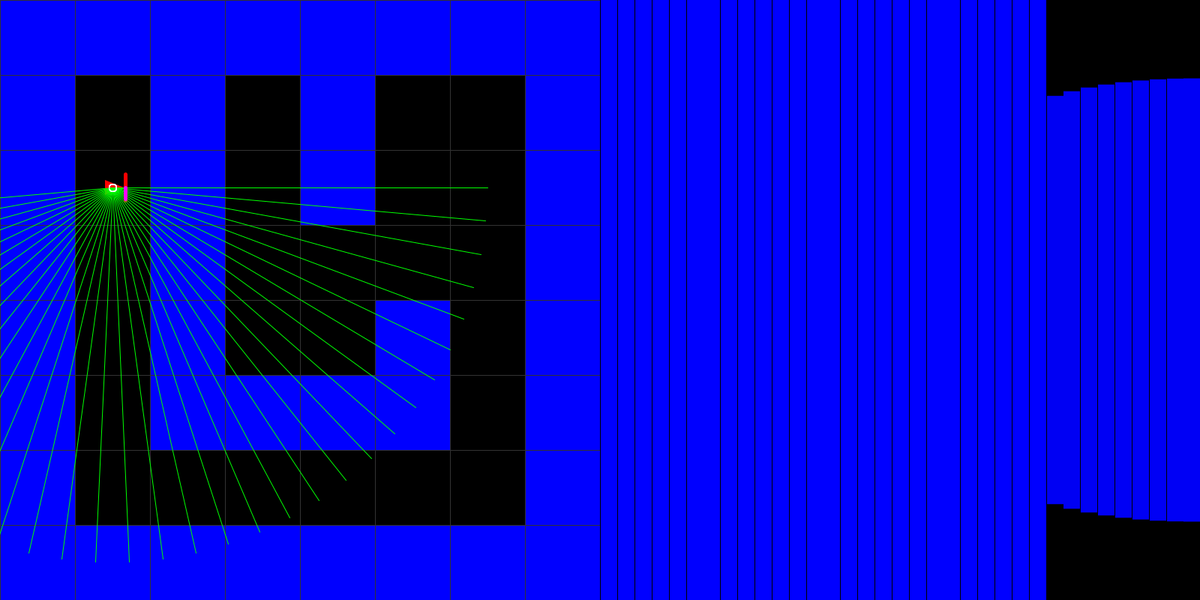
Frame 1 (no input)
Frame 60 (the mouse pressed at the canvas centre just before this capture): identical to frame 1, image omitted
Frame 120 (the mouse held since frame 60 and released just before this capture): identical to frame 1, image omitted

The Processing sketch that drew this single still picture (run headless with seeded random() and noise(); from frame 60 on, the mouse is pressed at the canvas centre):

// Processing sketch: raycastExperiment
// ── raycastExperiment.pde
Player p;
Ray rays[];

int[] map = { 1, 1, 1, 1, 1, 1, 1, 1,
              1, 0, 1, 0, 1, 0, 0, 1,
              1, 0, 1, 0, 1, 0, 0, 1,
              1, 0, 1, 0, 0, 0, 0, 1,
              1, 0, 1, 0, 0, 1, 0, 1,
              1, 0, 1, 1, 1, 1, 0, 1,
              1, 0, 0, 0, 0, 0, 0, 1,
              1, 1, 1, 1, 1, 1, 1, 1 };

void setup()
{
  size(1600, 800);
  frameRate(15);
  p = new Player(150, 250);
  rays = new Ray[35];
  for(int i = 0; i < rays.length; i++)
  {
    rays[i] = new Ray(p.pos.x, p.pos.y, (i*PI)/rays.length);
  }
}

void draw()
{
  push();
  stroke(50);
  for(int i = 0; i < 8; i++)
  {
    for(int j = 0; j < 8; j++)
    {
      fill(map[i*8 + j] == 1 ? color(0,0,255) : 0);
      rect(j*100, i*100, 100, 100);
    }
  }
  pop();
  
  p.display();
  for(Ray r : rays)
  {
    r.display();
    push();
    PVector hit = r.march(100,100);
    noFill();
    stroke(255);
    circle(hit.x, hit.y, 10);
    pop();
  }
  render();
}

void keyPressed()
{
  p.keyPressed();
  for(Ray r : rays)
  {
    r.origin.set(p.pos.x, p.pos.y);
  }
  for(int i = 0; i < rays.length; i++)
  {
    float angle = (p.angle + ((rays.length/2)*(PI/3))/rays.length) - (i*(PI/3)/rays.length);
    rays[i].dir.set(cos(angle), sin(angle));
  }
}

int determineTile(float x, float y)
{
  int tile = floor(x/100) + floor(y/100)*8;
  return tile;
}

PVector cameraPlane(float x1, float y1, float x2, float y2, float x3, float y3, float x4, float y4)
{
  float uA = ((x4-x3)*(y1-y3) - (y4-y3)*(x1-x3)) / ((y4-y3)*(x2-x1) - (x4-x3)*(y2-y1));
  float uB = ((x2-x1)*(y1-y3) - (y2-y1)*(x1-x3)) / ((y4-y3)*(x2-x1) - (x4-x3)*(y2-y1));
  if(uA >= 0 && uA <= 1 && uB >= 0 && uB <= 1)
  {
    float intersectionX = x1 + (uA * (x2-x1));
    float intersectionY = y1 + (uA * (y2-y1));
    return new PVector(intersectionX, intersectionY);
  }
  return null;
}

void render()
{
  push();
  translate(width/2, 0);
  fill(0);
  rect(0, 0, width/2, height);
  pop();
  for(int i = 0; i < rays.length; i++)
  {
    
    //PVector cast = rays[i].cast();
    PVector march = rays[i].march(100,100);
    PVector origin = rays[i].origin;
    PVector endPoint = new PVector(origin.x + rays[i].dir.x*rays[i].maxDist, origin.y+rays[i].dir.y*rays[i].maxDist);
    PVector plane = cameraPlane(origin.x, origin.y, endPoint.x, endPoint.y, p.cameraPlaneStart.x, p.cameraPlaneStart.y, p.cameraPlaneEnd.x, p.cameraPlaneEnd.y);
    
    float distance;
    
    if(plane != null)
    {
      distance = dist(plane.x, plane.y, march.x, march.y);
    }
    else
    {
      distance = dist(origin.x, origin.y, march.x, march.y);
    }
    float br = map(distance, 0, rays[i].maxDist, 255, 0);
    float p = 50;
    
    float ht = (p*(height)/(p+distance));
    
    push();
    stroke(255,0,255);
    strokeWeight(5);
    if(plane != null)
    {
    point(plane.x,plane.y);
    }
    pop();
    push();
    translate(width/2, 0);
    noStroke();
    rectMode(CENTER);
    fill(0, 0, br);
    float startX = ((width/2) - ((width/2)/rays.length)/2);
    rect(startX - i*(width/2)/rays.length, height/2, (width/2)/rays.length, ht);
    pop();
  }
}

// ── Distance_Functions.pde
float dstToBox(PVector p, PVector c, float w, float h)
{
  float rectMaximumX = c.x + w/2;
  float rectMinimumX = c.x - w/2;
  float rectMaximumY = c.y + h/2;
  float rectMinimumY = c.y - h/2;
  
  float dX = max(rectMinimumX - p.x, 0, p.x - rectMaximumX);
  float dY = max(rectMinimumY - p.y, 0, p.y - rectMaximumY);
  
  return vLength(new PVector(dX, dY));
}

float vLength(PVector v)
{
  return sqrt(v.x*v.x + v.y*v.y);
}

// ── Player.pde
class Player
{
  PVector pos;
  float angle;
  float stepSize = 5;
  float turnBy = PI/8;
  PVector cameraPlaneStart, cameraPlaneEnd;
  float planeDist = 25;
  
  Player(float x, float y)
  {
    pos = new PVector(x, y);
    angle = 0;
    cameraPlaneStart = new PVector();
    cameraPlaneEnd = new PVector();
  }
  
  void updatePlane()
  {
    cameraPlaneStart.set(pos.x+cos(angle-(PI/4))*planeDist, pos.y+sin(angle-(PI/4))*planeDist);
    cameraPlaneEnd.set(pos.x+cos(angle+(PI/4))*planeDist, pos.y+sin(angle+(PI/4))*planeDist);
  }
  
  void display()
  {
    push();
    translate(pos.x, pos.y);
    scale(5);
    rotate(angle + PI/2);
    fill(255, 0, 0);
    noStroke();
    beginShape();
    vertex(-2, 2);
    vertex(2, 2);
    vertex(0, -3);
    endShape(CLOSE);
    stroke(255,0,0);
    pop();
    updatePlane();
    push();
    stroke(255,0,0);
    strokeWeight(5);
    line(cameraPlaneStart.x, cameraPlaneStart.y, cameraPlaneEnd.x, cameraPlaneEnd.y);
    pop();
  }
  
  char keyPressed()
  {
    switch(key)
    {
      case 'w':
        pos.x += cos(angle)*stepSize; pos.y += sin(angle)*stepSize;
        break;
      case 's':
        pos.x -= cos(angle)*stepSize; pos.y -= sin(angle)*stepSize;
        break;
      case 'a':
        angle -= turnBy;
        break;
      case 'd':
        angle += turnBy;
        break;
    }
    return key;
  }
}

// ── Ray.pde
class Ray
{
  PVector origin;
  PVector dir;
  float maxDist;
  
  Ray(float x, float y, float angle)
  {
    origin = new PVector(x, y);
    dir = new PVector(cos(angle), sin(angle));
    maxDist = 500;
  }
  
  void display()
  {
    push();
    translate(origin.x, origin.y);
    stroke(0, 255, 0);
    line(0, 0, dir.x*maxDist, dir.y*maxDist);
    pop();
  }
  
  PVector march(float w, float h)
  {
    int count = 0;
    PVector[] walls = new PVector[map.length];
    for(int y = 0; y < 8; y++)
    {
      for(int x = 0; x < 8; x++)
      {
        if(map[y*8+x] > 0)
        {
          count++;
          walls[y*8+x] = new PVector(x, y);
        }
      }
    }
    
    float[] distances = new float[count];
    float distance = 0;
    PVector marchRay = origin.copy(); 
    
    for(int d = 0; d < 5; d++)
    {
      int index = 0;
      for(int i = 0; i < walls.length; i++)
      {
        if(walls[i] != null)
        {
          PVector center = new PVector(walls[i].x*w, walls[i].y*h);
          distances[index] = dstToBox(marchRay, center, w, h);
          index++;
        }
      }
      distance = min(distances);
      marchRay.set(marchRay.x+dir.x*distance, marchRay.y+dir.y*distance);
    }
    
    return marchRay;
  }
  
  PVector cast()
  {
    PVector collision = new PVector(-1, -1);
    float step = 0.01;
    float start = 0;
    for(int iter = 0; iter < 10; iter++)
    {
      for(float l = start; l < 1; l += step)
      {
        float x = lerp(origin.x, origin.x+(dir.x*maxDist), l);
        float y = lerp(origin.y, origin.y+(dir.y*maxDist), l);
        
        int tile = determineTile(x, y);
        if(tile >= 0 && tile < map.length)
        {
          if(map[tile] == 1)
          {
            collision.set(x, y);
            start -= step;
            step /= 2;
            break;
          }
        }
      }
    }
    
    return collision;
  }
}
